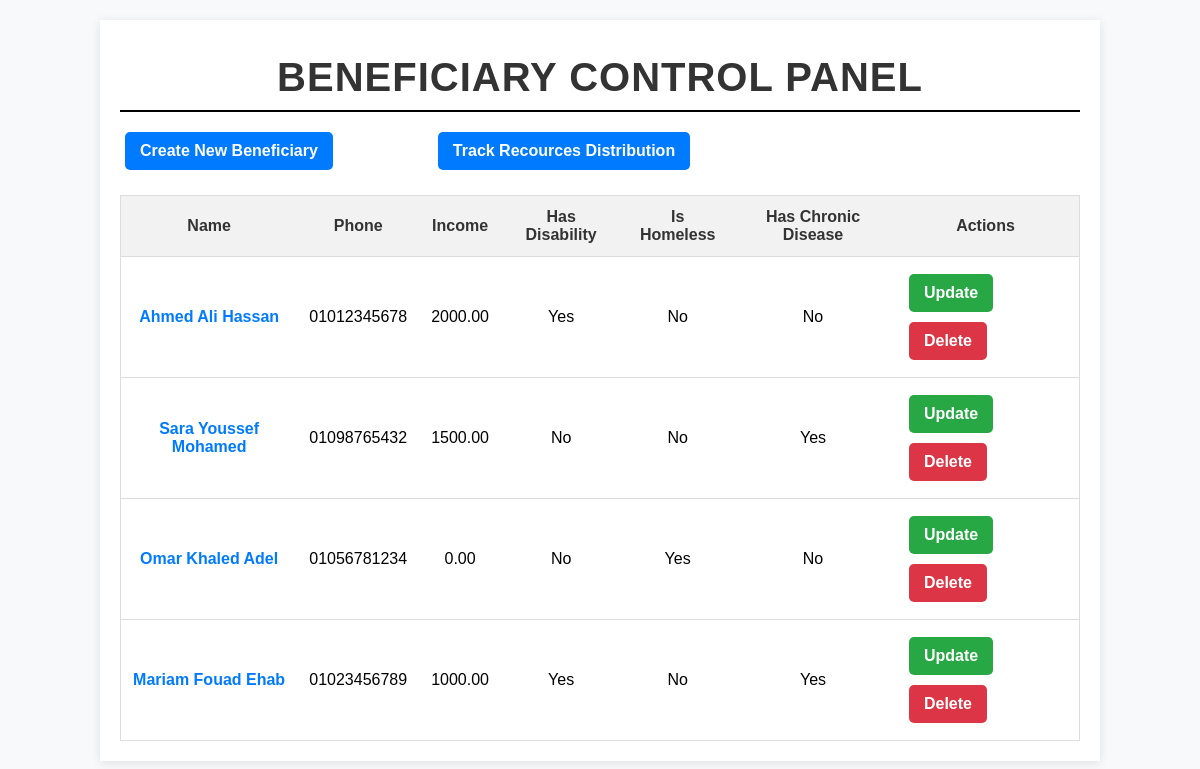
Page /BeneficiaryModule/index.php on the committed database.
### tables this page shows
CREATE TABLE IF NOT EXISTS Beneficiary (
    PersonID INT PRIMARY KEY,
    income DECIMAL(10, 2) NOT NULL,
    hasChronicDisease BOOLEAN DEFAULT FALSE,
    hasDisability BOOLEAN DEFAULT FALSE,
    isHomeless BOOLEAN DEFAULT FALSE,
    FOREIGN KEY (PersonID) REFERENCES Person(PersonID) ON DELETE CASCADE
);

CREATE TABLE IF NOT EXISTS Person (
                                      PersonID INT AUTO_INCREMENT PRIMARY KEY,
                                      FirstName VARCHAR(100) NOT NULL,
                                      LastName VARCHAR(100) NOT NULL,
                                      MiddleName VARCHAR(100),
                                      Nationality VARCHAR(100),
                                      Gender ENUM('Male', 'Female'),
                                      Phone VARCHAR(15) UNIQUE ,
                                      AddressID INT,
                                      FOREIGN KEY (AddressID) REFERENCES Address(AddressID) ON DELETE SET NULL
);

### BeneficiaryModule/Controllers/BeneficiaryController.php (called while the page is built, shortened)
<?php
class BeneficiaryController
{
    private $db;
    private $admin;
    public function __construct($connection, $admin)
    {
        $this->db = $connection;
        $this->admin = $admin;
    }
    public function listBeneficiaries()
    {
        $beneficiaries = $this->admin->getBeneficiaries($this->db);
        include 'Views/Beneficiary_List_View.php';
        $view = new Beneficiary_List_View();
        $view->showBeneficiaries($beneficiaries);
    }
}

### BeneficiaryModule/Models/BeneficiaryAdmin.php (called while the page is built, shortened)
<?php
class BeneficiaryAdmin extends Person
{
    public function getBeneficiaries($db)
    {
        $query = "SELECT p.PersonID, p.FirstName,p.MiddleName,p.LastName ,p.Phone, p.AddressID,b.income, b.hasChronicDisease, b.hasDisability,b.isHomeless
                  FROM person p
                  JOIN beneficiary b ON p.PersonID = b.PersonID";
        $stmt = $db->prepare($query);
        $stmt->execute();
        $result = $stmt->fetchAll(PDO::FETCH_ASSOC);
        return $result;
    }
}

### BeneficiaryModule/Views/Beneficiary_List_View.php (the view)
<?php
class Beneficiary_List_View
{
    public function showBeneficiaries($beneficiaries)
    {
        echo '<link rel="stylesheet" type="text/css" href="Views/styles/list.css">';
        echo '<div class="container">';
        echo '<h1>Beneficiary Control Panel</h1>';
        echo '<div class="actions">';
        echo '<a href="index.php?action=create_beneficiary" class="btn btn-primary">Create New Beneficiary</a>';
        echo '<a href="index.php?action=track_distribution" class="btn btn-primary" style="margin-left: 100px;">Track Recources Distribution</a>';
        echo '</div>';
        echo '<table>';
        echo '<thead><tr><th>Name</th><th>Phone</th><th>Income</th><th>Has Disability</th><th>Is Homeless</th><th>Has Chronic Disease</th><th>Actions</th></tr></thead>';
        echo '<tbody>';
        foreach ($beneficiaries as $beneficiary) {
            echo '<tr>';
            echo '<td><a href="index.php?action=view_beneficiary&id=' . urlencode($beneficiary['PersonID']) . '" class="name-link">' . htmlspecialchars($beneficiary['FirstName'] . ' ' . $beneficiary['MiddleName'] . ' ' . $beneficiary['LastName']) . '</a></td>';
            echo '<td>' . htmlspecialchars($beneficiary['Phone']) . '</td>';
            echo '<td>' . htmlspecialchars($beneficiary['income']) . '</td>';
            echo '<td>' . ($beneficiary['hasDisability'] ? 'Yes' : 'No') . '</td>';
            echo '<td>' . ($beneficiary['isHomeless'] ? 'Yes' : 'No') . '</td>';
            echo '<td>' . ($beneficiary['hasChronicDisease'] ? 'Yes' : 'No') . '</td>';
            echo '<td class="action-buttons">';
            echo '<a href="index.php?action=update_beneficiary&id=' . urlencode($beneficiary['PersonID']) . '" class="btn btn-warning">Update</a>';
            echo ' <a href="index.php?action=delete_beneficiary&id=' . urlencode($beneficiary['PersonID']) . '" class="btn btn-danger"onclick="return confirm(\'Are you sure you want to delete this Beneficier?\');">Delete</a>';
            echo '</td>';
            echo '</tr>';
        }
        echo '</tbody>';
        echo '</table>';
        echo '</div>';
    }
}

### BeneficiaryModule/index.php (shortened to what this page needs)
<?php
require_once 'Controllers/BeneficiaryController.php';
require_once 'Models/BeneficiaryAdmin.php';
$db = Database::getInstance()->getConnection();
$admin = new BeneficiaryAdmin();
$beneficiaryController = new BeneficiaryController($db, $admin);
$action = isset($_GET['action']) ? $_GET['action'] : 'list_beneficiaries';
switch ($action) {
    case 'list_beneficiaries':
        $beneficiaryController->listBeneficiaries();
        break;
}

### BeneficiaryModule/Views/styles/list.css (style rules this page uses)
.container { width: 80%; margin: 0 auto; padding: 20px; background-color: white; box-shadow: 0 2px 10px rgba(0, 0, 0, 0.1); margin-top: 20px; }
h1 { text-align: center; color: #333; font-size: 2.5em; font-weight: bold; margin-top: 15px; margin-bottom: 15px; letter-spacing: 1px; text-transform: uppercase; border-bottom: 2px solid #000000; padding-bottom: 10px; }
.btn { text-decoration: none; padding: 10px 15px; border-radius: 5px; display: inline-block; color: white; font-weight: bold; text-align: center; margin: 5px; border: none; }
.btn-primary { background-color: #007bff; transition: background-color 0.3s ease; }
.btn-warning { background-color: #28a745; transition: background-color 0.3s ease; }
.btn-danger { background-color: #dc3545; transition: background-color 0.3s ease; }
table { width: 100%; border-collapse: collapse; margin-top: 20px; border: 1px solid #ddd; background-color: #fff; }
th, td { padding: 12px; text-align: center; border-bottom: 1px solid #ddd; }
th { background-color: #f2f2f2; font-weight: bold; color: #333; }
td a { text-decoration: none; color: #007bff; font-weight: bold; transition: color 0.3s ease; }
.actions { text-align: left; margin-bottom: 15px; }
.action-buttons { text-align: left; }
.name-link { text-decoration: none; color: #007bff; font-weight: bold; }

### rows in the picture
beneficiary: PersonID.LastName "Ahmed Ali Hassan", PersonID.Phone "01012345678", income "2000.00", hasDisability "Yes", isHomeless "No", hasChronicDisease "No"
beneficiary: PersonID.LastName "Sara Youssef Mohamed", PersonID.Phone "01098765432", income "1500.00", hasDisability "No", isHomeless "No", hasChronicDisease "Yes"
beneficiary: PersonID.LastName "Omar Khaled Adel", PersonID.Phone "01056781234", income "0.00", hasDisability "No", isHomeless "Yes", hasChronicDisease "No"
beneficiary: PersonID.LastName "Mariam Fouad Ehab", PersonID.Phone "01023456789", income "1000.00", hasDisability "Yes", isHomeless "No", hasChronicDisease "Yes"
